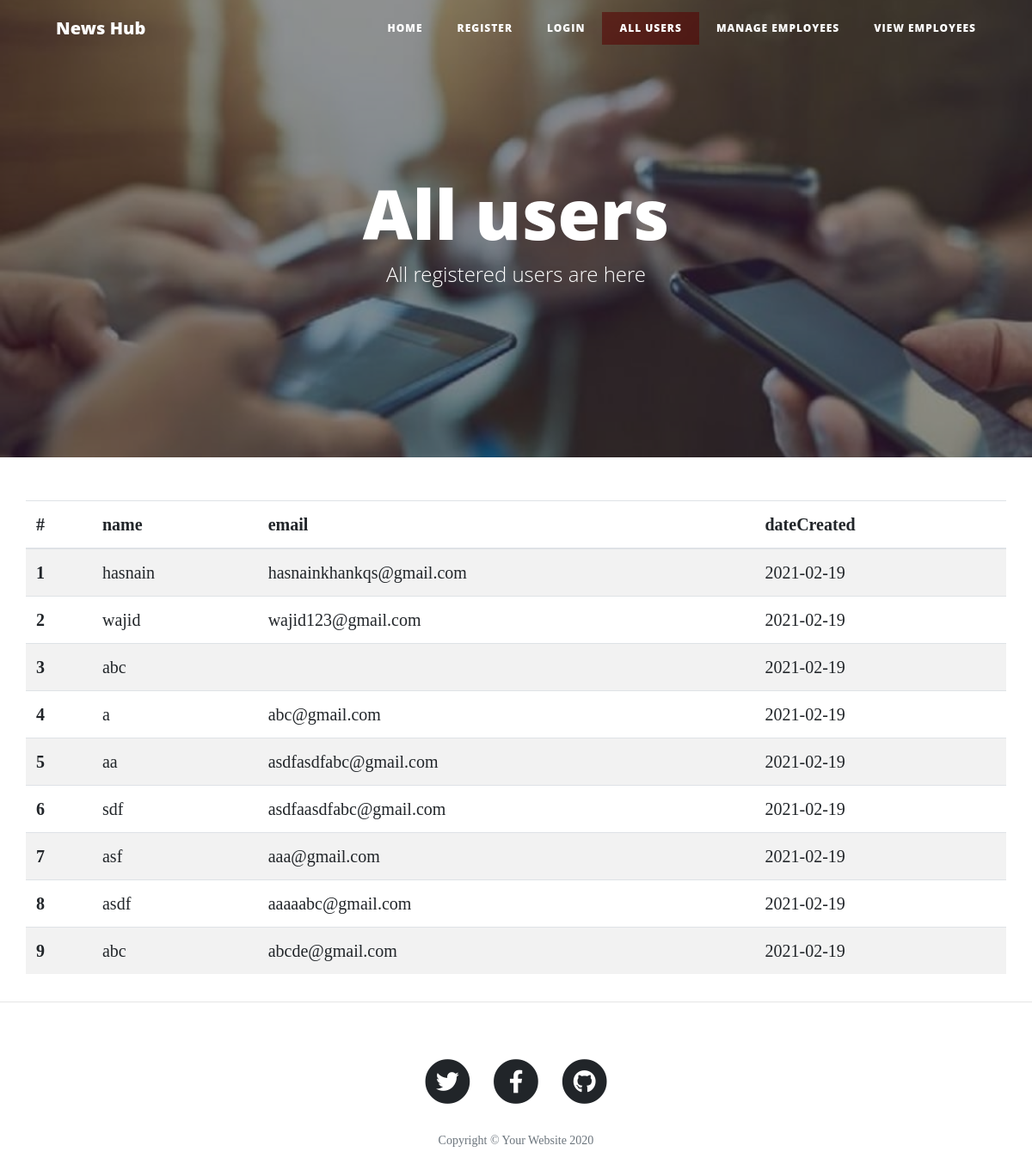
Screenshot of /allusers with the database file from the repository.
### app.py (models this page shows, shortened)
class UserModel(db.Model):
    id = db.Column(db.Integer, primary_key=True)
    username = db.Column(db.String(200), nullable=False)
    useremail = db.Column(db.String(200), nullable=False)
    userpassword = db.Column(db.String(900), nullable=False)
    date_created = db.Column(db.DateTime , default = datetime.utcnow)

### app.py (the view)
@app.route('/allusers')
def allusers():
    AllUsers = UserModel.query.order_by(UserModel.date_created).all()
    return render_template("allUsers.html" ,  allusers = AllUsers , active='allusers')

### templates/allUsers.html
{% extends "layout.html" %}
{% block content %}
<header class="masthead" style="background-image: url('static/img/allusers.jpg')">
    <div class="overlay"></div>
    <div class="container">
        <div class="row">
            <div class="col-lg-8 col-md-10 mx-auto">
                <div class="page-heading">
                    <h1>All users</h1>
                    <span class="subheading">All registered users are here</span>
                </div>
            </div>
        </div>
    </div>
</header>
<div class="container">
<div class="row">
  <table class="table table-striped table-hover">
    <thead>
      <tr>
        <th scope="col">#</th>
        <th scope="col">name</th>
        <th scope="col">email</th>
        <th scope="col">dateCreated</th>
      </tr>
    </thead>
    <tbody>
      {% for user in allusers %}
      <tr>
        <th scope="row">{{user.id}}</th>
        <td>{{user.username}}</td>
        <td>{{user.useremail}}</td>
        <td>{{user.date_created.date()}}</td>
      </tr>
      {% endfor %}
    </tbody>
  </table>
  </div>
</div>
{% endblock %}

### templates/layout.html (shortened to what this page needs)
<!DOCTYPE html>
<html lang="en">
<head>
    <link href="{{url_for('static',filename='vendor/bootstrap/css/bootstrap.min.css')}}" rel="stylesheet">
    <link href="{{url_for('static',filename='vendor/fontawesome-free/css/all.min.css')}}" rel="stylesheet" type="text/css">
    <link href="{{url_for('static',filename='css/clean-blog.min.css')}}" rel="stylesheet">
</head>
<body>
  <nav class="navbar navbar-expand-lg navbar-light fixed-top" id="mainNav">
    <div class="container">
      <a class="navbar-brand" href="/">News Hub</a>
      <div class="collapse navbar-collapse" id="navbarResponsive">
        <ul class="navbar-nav ml-auto">
          <li class="nav-item">
            <a class="nav-link {% if active == 'index' %}active{%endif %}" href="/">Home</a>
          </li>
          <li class="nav-item">
            <a class="nav-link {% if active == 'register' %}active{%endif %}"  href="/register">Register</a>
          </li>
          <li class="nav-item">
            <a class="nav-link {% if active == 'login' %}active{%endif %}" href="/login">Login</a>
          </li>
          <li class="nav-item">
            <a class="nav-link {% if active == 'allusers' %}active{%endif %}" href="/allusers">All users</a>
          </li>
          <li class="nav-item">
            <a class="nav-link {% if active == 'manageEmployees' %}active{%endif %}" href="/manageEmployees">Manage employees</a>
          </li>
          <li class="nav-item">
            <a class="nav-link {% if active == 'viewEmployees' %}active{%endif %}" href="/viewEmployees">View employees</a>
          </li>
        </ul>
      </div>
    </div>
  </nav>
    {% block content %}
    {% endblock %}
<hr>
  <footer>
    <div class="container">
      <div class="row">
        <div class="col-lg-8 col-md-10 mx-auto">
          <ul class="list-inline text-center">
            <li class="list-inline-item">
              <a href="#">
                <span class="fa-stack fa-lg">
                  <i class="fas fa-circle fa-stack-2x"></i>
                  <i class="fab fa-twitter fa-stack-1x fa-inverse"></i>
                </span>
              </a>
            </li>
            <li class="list-inline-item">
              <a href="https://web.facebook.com/hasnainkqs/" target="blank">
                <span class="fa-stack fa-lg">
                  <i class="fas fa-circle fa-stack-2x"></i>
                  <i class="fab fa-facebook-f fa-stack-1x fa-inverse"></i>
                </span>
              </a>
            </li>
            <li class="list-inline-item">
              <a href="#">
                <span class="fa-stack fa-lg">
                  <i class="fas fa-circle fa-stack-2x"></i>
                  <i class="fab fa-github fa-stack-1x fa-inverse"></i>
                </span>
              </a>
            </li>
          </ul>
          <p class="copyright text-muted">Copyright &copy; Your Website 2020</p>
        </div>
      </div>
    </div>
  </footer>
</body>
</html>

### rows the page displays
UserModel: id "1", username "hasnain", useremail "hasnainkhankqs@gmail.com", date_created "2021-02-19"
UserModel: id "2", username "wajid", useremail "wajid123@gmail.com", date_created "2021-02-19"
UserModel: id "3", username "abc", date_created "2021-02-19"
UserModel: id "4", username "a", useremail "abc@gmail.com", date_created "2021-02-19"
UserModel: id "5", username "aa", useremail "asdfasdfabc@gmail.com", date_created "2021-02-19"
UserModel: id "6", username "sdf", useremail "asdfaasdfabc@gmail.com", date_created "2021-02-19"
UserModel: id "7", username "asf", useremail "aaa@gmail.com", date_created "2021-02-19"
UserModel: id "8", username "asdf", useremail "aaaaabc@gmail.com", date_created "2021-02-19"
UserModel: id "9", username "abc", useremail "abcde@gmail.com", date_created "2021-02-19"
